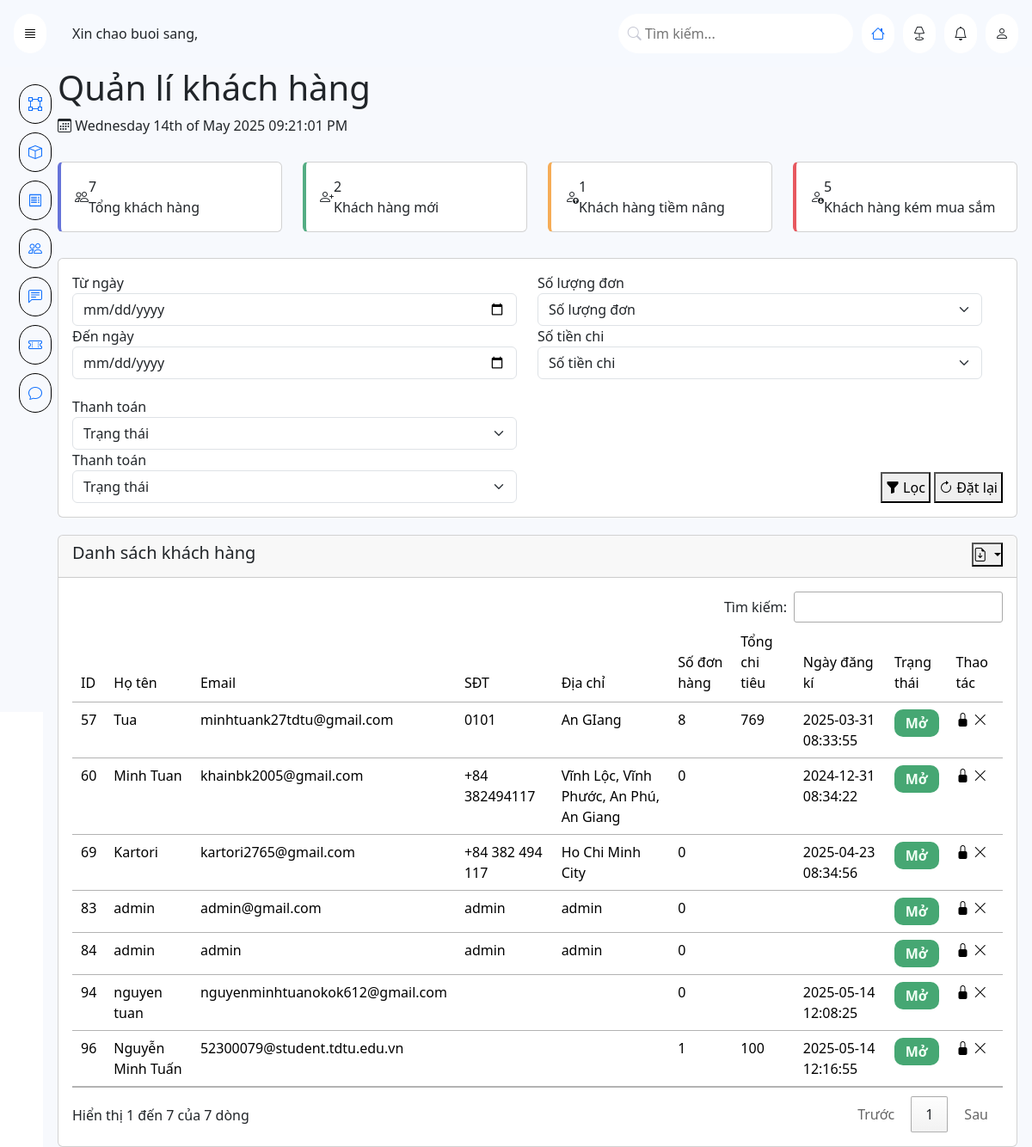
The app's page /admin/index.php?page=khachhang with its own data.
### tables this page shows
CREATE TABLE `user` (
  `id_user` int(10) NOT NULL,
  `password` varchar(50) DEFAULT '123',
  `ten` varchar(50) DEFAULT NULL,
  `diachi` varchar(100) DEFAULT NULL,
  `email` varchar(50) NOT NULL,
  `dienthoai` varchar(20) DEFAULT NULL,
  `role` tinyint(1) DEFAULT 0,
  `sinhnhat` date DEFAULT current_timestamp(),
  `gioitinh` varchar(3) DEFAULT 'Nam',
  `age` int(11) DEFAULT NULL,
  `ngaydangki` datetime DEFAULT NULL,
  `trangthai` tinyint(1) DEFAULT 1
);

CREATE TABLE `taikhoan` (
  `id` tinyint(1) NOT NULL,
  `trangthai` varchar(30) DEFAULT NULL,
  `background` varchar(20) DEFAULT NULL,
  `color` varchar(20) DEFAULT NULL
);

### dao/pdo.php (called while the page is built, shortened)
<?php
function pdo_get_connection(){
    $dburl = "mysql:host=localhost;dbname=tumiProject;charset=utf8";
    $username = 'root';
    $password = '';
    $conn = new PDO($dburl, $username, $password);
    $conn->setAttribute(PDO::ATTR_ERRMODE, PDO::ERRMODE_EXCEPTION);
    return $conn;
}
function pdo_query($sql){
    $sql_args = array_slice(func_get_args(), 1);
    try{
        $conn = pdo_get_connection();
        $stmt = $conn->prepare($sql);
        $stmt->execute($sql_args);
        $rows = $stmt->fetchAll();
        return $rows;
    }
    catch(PDOException $e){
        throw $e;
    }
    finally{
        unset($conn);
    }
}
function pdo_query_one($sql){
    $sql_args = array_slice(func_get_args(), 1);
    try{
        $conn = pdo_get_connection();
        $stmt = $conn->prepare($sql);
        $stmt->execute($sql_args);
        $row = $stmt->fetch(PDO::FETCH_ASSOC);
        return $row;
    }
    catch(PDOException $e){
        throw $e;
    }
    finally{
        unset($conn);
    }
}

### dao/user.php (called while the page is built, shortened)
<?php
require_once 'pdo.php';
function danhsachkhachhang(){
    $sql = "SELECT user.*, taikhoan.background, taikhoan.color
            from user
            join taikhoan on taikhoan.id = user.trangthai";
    return pdo_query($sql);
}
function getOrderById($id_user){
    $sql = "SELECT COUNT(id_bill) AS total_orders FROM bill WHERE id_user = ?";
    $result = pdo_query_one($sql, $id_user);
    return $result['total_orders'];
}
function getTotalById($id_user){
    $sql = "SELECT sum(tongtien) as total from bill where id_user = ?";
    $result = pdo_query_one($sql, $id_user);
    return $result['total'];
}
function getStatusById($id_user){
    $sql = "SELECT taikhoan.trangthai
            from taikhoan
            join user on user.trangthai = taikhoan.id
            where user.id_user = ?";
    $result = pdo_query_one($sql, $id_user);
    return $result['trangthai'];
}
function tongkhachhang(){
    $sql = "SELECT count(id_user) as total from user";
    $result = pdo_query_one($sql);
    return $result['total'];
}
function khachhangmoi(){
    $sql = "SELECT count(id_user) as total
            from user
            where ngaydangki >= current_date() - interval 7 day";
    $result = pdo_query_one($sql);
    return $result['total'];
}
function khachhangtiemnang(){
    $sql = "SELECT count(*) as total
            from(
                select id_user
                from bill
                group by id_user
                having sum(tongtien)>200
            )as total";
    $result = pdo_query_one($sql);
    return $result['total'];
}
function khachhangkemmuasam(){
    $sql = "SELECT count(id_user) as total
            from user
            where id_user not in (
                select distinct id_user
                from bill
            );";
    $result = pdo_query_one($sql);
    return $result['total'];
}

### admin/view/khachhang.php (the view, shortened to what this page needs)
<?php
  $html_tatcakhachhang = '';
  foreach ($danhsachkhachhang as $kh) {
    extract($kh);
    $html_tatcakhachhang .= '
      <tr>
        <th>'.$id_user.'</th>
        <th>'.$ten.'</th>
        <th>'.$email.'</th>
        <th>'.$dienthoai.'</th>
        <th>'.$diachi.'</th>
        <th>'.getOrderById($id_user).'</th>
        <th>'.getTotalById($id_user).'</th>
        <th>'.$ngaydangki.'</th>
        <th>
          <span style="background: '.$background.'; padding: 4px; color: '.$color.'; font-weight: bold; display: flex; justify-content: center; border-radius: 10px">
            '.getStatusById($id_user).'
          </span>
        </th>
        <th>
          <div>
            <form action="index.php?page=unlocktaikhoan" method = "post">
              <input type="hidden" value="'.$id_user.'" name="id_user">
                ';
                if ($trangthai ==1){
                  $html_tatcakhachhang .='
                  <button class="lock" type="submit" name="lock" onclick="return confirm(\'Khóa tài khoản?\')">
                    <i class="bi bi-lock-fill"></i>
                  </button>
                  <button class="lock" type="submit" name="xoa" onclick="return confirm(\'Xóa tài khoản?\')">
                    <i class="bi bi-x-lg"></i>
                  </button>
                  ';
                }else{
                  $html_tatcakhachhang .='
                  <button class="lock" type="submit" name="unlock" onclick="return confirm(\'Mở tài khoản\')">
                    <i class="bi bi-unlock-fill"></i>
                  </button>
                  ';
                }
                $html_tatcakhachhang .='
            </form>
          </div>
        </th>
      </tr>
    ';
  }
?>
<main style="background: #f7f9fd;">
  <div class="" style="display: flex; flex-direction: column; gap: 30px">
    <div class="page-header">
      <div class="container">
        <div class="header-content">
          <div>
            <h1>Quản lí khách hàng</h1>
            <div class="data-time">
              <i class="bi bi-calendar3"></i>
              <?php
                echo date("l jS \of F Y h:i:s A");
              ?>
            </div>
          </div>
        </div>
      </div>
    </div>
    <div class="page-order-statistics">
      <div class="container">
        <div class="row">
          <div class="col">
            <div class="card order-summary-card h-100" style="border-left: 4px solid #6673d9;">
              <div class="card-body">
                <div class="order-summary-icon">
                  <i class="bi bi-people"></i>
                </div>
                <div class="d-flex flex-column">
                  <span><?=$tongkhachhang?></span>
                  <span>Tổng khách hàng</span>
                </div>
              </div>
            </div>
          </div>
          <div class="col">
            <div class="card order-summary-card h-100" style="border-left: 4px solid #54ad83;">
              <div class="card-body">
                <div class="order-summary-icon">
                  <i class="bi bi-person-plus"></i>
                </div>
                <div class="d-flex flex-column">
                  <span><?=$khachhangmoi?></span>
                  <span>Khách hàng mới</span>
                </div>
              </div>
            </div>
          </div>
          <div class="col">
            <div class="card order-summary-card h-100" style="border-left: 4px solid #f6ac56;">
              <div class="card-body">
              <div class="order-summary-icon">
                  <i class="bi bi-person-up"></i>
                </div>
                <div class="d-flex flex-column">
                  <span><?=$khachhangtiemnang?></span>
                  <span>Khách hàng tiềm nâng</span>
                </div>
              </div>
            </div>
          </div>
          <div class="col">
            <div class="card order-summary-card h-100" style="border-left: 4px solid #e7585f;">
              <div class="card-body">
                <div class="order-summary-icon">
                  <i class="bi bi-person-down"></i>
                </div>
                <div class="d-flex flex-column">
                  <span><?=$khachhangkemmuasam?></span>
                  <span>Khách hàng kém mua sắm</span>
                </div>
              </div>
            </div>
          </div>
        </div>
      </div>
    </div>
    <div class="page-filter" style="margin-bottom: 20px;">
      <div class="container">
        <div class="card">
          <div class="card-body">
            <form action="index.php?page=donhang" method="post" style=" width: 100%; display: flex; flex-direction: column; gap: 20px">
              <div class="row w-100">
                <div class="col">
                  <div>
                    <span>Từ ngày</span>
                    <input type="date" class="form-control" name="ngaybatdau" value="<?=$ngaybatdau?>">
                  </div>
                  <div>
                    <span>Đến ngày</span>
                    <input type="date" class="form-control" name="ngayketthuc" value="<?=$ngayketthuc?>">
                  </div>
                </div>
                <div class="col">
                  <div>
                    <span>Số lượng đơn</span>
                    <select name="trangthai" id="" class="form-select">
                      <option value="8">Số lượng đơn</option>
                    </select>
                  </div>
                  <div>
                    <span>Số tiền chi</span>
                      <select name="trangthai" id="" class="form-select">
                        <option value="8">Số tiền chi</option>
                      </select>
                    </div>
                  </div>
                </div>
                <div class="col d-flex" style="justify-content: space-between ">
                  <div style="width: 47.8%;">
                  <div>
                    <span>Thanh toán</span>
                    <select name="trangthai" id="" class="form-select">
                      <option value="4">Trạng thái</option>
                    </select>
                  </div>
                  <div>
                  <span>Thanh toán</span>
                    <select name="trangthai" id="" class="form-select">
                      <option value="4">Trạng thái</option>
                    </select>
                  </div>
                  </div>
                  <div style="display: flex; align-items: end">
                    <div>
                      <button name="loc" style="padding: 4px">
                        <i class="bi bi-funnel-fill"></i>
                        <span>Lọc</span>
                      </button>
                      <button style="padding: 4px">
                        <i class="bi bi-arrow-clockwise"></i>
                        <span>Đặt lại</span>
                      </button>
                    </div>
                  </div>
                </div>
              </div>
          </div>
        </div>
      </div>
    </div>
    <div class="page-order-table container">
        <div class="card">
          <div class="card-header" style="display: flex; justify-content: space-between">
            <h5>Danh sách khách hàng</h5>
            <div class="dropdown">
              <button class="dropdown-toggle" data-bs-toggle="dropdown">
                  <i class="bi bi-file-earmark-arrow-down"></i>
              </button>
            </div>
          </div>
          <div class="card-body">
            <div class="table-responsive w-100">
              <table class="table table-hover" id="bang-don-hang">
                <thead>
                  <tr>
                    <th>ID</th>
                    <th>Họ tên</th>
                    <th>Email</th>
                    <th>SĐT</th>
                    <th>Địa chỉ</th>
                    <th>Số đơn hàng</th>
                    <th>Tổng chi tiêu</th>
                    <th>Ngày đăng kí</th>
                    <th>Trạng thái</th>
                    <th>Thao tác</th>
                  </tr>
                </thead>
                <tbody>
                  <?=$html_tatcakhachhang;?>
                </tbody>
              </table>
            </div>
          </div>
        </div>
    </div>
</main>

### admin/layout/css/navbar.css (style rules this page uses)
* { margin: 0; padding: 0; }
body { display: grid; grid-template-columns: 50px 1fr; grid-template-areas: "navbar navbar" "sidebar main" "sidebar footer" ; grid-template-rows: auto 1fr auto; min-height: 100vh; background: #f6f9fe; }
main { grid-area: main; background: #f7f9fd; }

### admin/view/khachhang.php (style rules this page uses)
.card-body { display: flex; align-items: center; }
#bang-don-hang, #bang-don-hang th, #bang-don-hang td { font-weight: normal; }
.lock { border: none; background: none; }

### records on screen
user: id_user "57", ten "Tua", email "minhtuank27tdtu@gmail.com", dienthoai "0101", diachi "An GIang", id_user "8", id_user "769", ngaydangki "2025-03-31 08:33:55", id_user.trangthai "Mở"
user: id_user "60", ten "Minh Tuan", email "khainbk2005@gmail.com", dienthoai "+84 382494117", diachi "Vĩnh Lộc, Vĩnh Phước, An Phú, An Giang", id_user "0", ngaydangki "2024-12-31 08:34:22", id_user.trangthai "Mở"
user: id_user "69", ten "Kartori", email "kartori2765@gmail.com", dienthoai "+84 382 494 117", diachi "Ho Chi Minh City", id_user "0", ngaydangki "2025-04-23 08:34:56", id_user.trangthai "Mở"
user: id_user "83", ten "admin", email "admin@gmail.com", dienthoai "admin", diachi "admin", id_user "0", id_user.trangthai "Mở"
user: id_user "84", ten "admin", email "admin", dienthoai "admin", diachi "admin", id_user "0", id_user.trangthai "Mở"
user: id_user "94", ten "nguyen tuan", email "nguyenminhtuanokok612@gmail.com", id_user "0", ngaydangki "2025-05-14 12:08:25", id_user.trangthai "Mở"
user: id_user "96", ten "Nguyễn Minh Tuấn", email "52300079@student.tdtu.edu.vn", id_user "1", id_user "100", ngaydangki "2025-05-14 12:16:55", id_user.trangthai "Mở"

### other values on screen
$tongkhachhang "7"
$khachhangmoi "2"
$khachhangtiemnang "1"
$khachhangkemmuasam "5"
